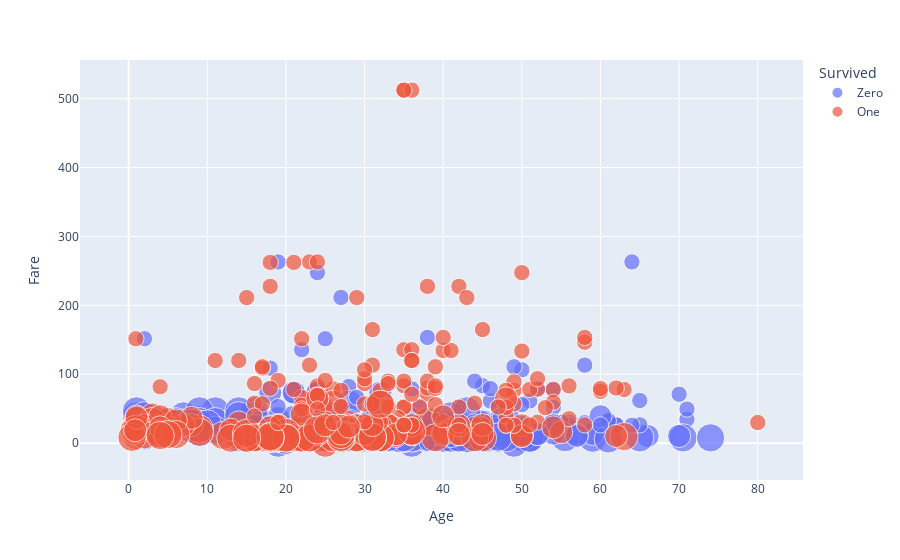

The notebook cell this image was saved under:
### Code cell
fig = px.scatter(df_bubble, x="Age", y="Fare",size="Pclass", color="Survived",hover_name="Name")
fig.show()

### Figure 1 — Plotly figure (JSON) as saved in the notebook; plotly's stock layout.template omitted (floating-point values rounded to 4 significant figures; data arrays with more than 128 entries replaced by an {"elided": "..."} marker saying what was removed)
{"data": [{"hovertemplate": "<b>%{hovertext}</b><br><br>Survived=Zero<br>Age=%{x}<br>Fare=%{y}<br>Pclass=%{marker.size}<extra></extra>", "hovertext": {"elided": "549 str values"}, "legendgroup": "Zero", "marker": {"color": "#636efa", "size": {"elided": "549 int values"}, "sizemode": "area", "sizeref": 0.0075, "symbol": "circle"}, "mode": "markers", "name": "Zero", "orientation": "v", "showlegend": true, "type": "scatter", "x": {"elided": "549 float values"}, "xaxis": "x", "y": {"elided": "549 float values"}, "yaxis": "y"}, {"hovertemplate": "<b>%{hovertext}</b><br><br>Survived=One<br>Age=%{x}<br>Fare=%{y}<br>Pclass=%{marker.size}<extra></extra>", "hovertext": {"elided": "342 str values"}, "legendgroup": "One", "marker": {"color": "#EF553B", "size": {"elided": "342 int values"}, "sizemode": "area", "sizeref": 0.0075, "symbol": "circle"}, "mode": "markers", "name": "One", "orientation": "v", "showlegend": true, "type": "scatter", "x": {"elided": "342 float values"}, "xaxis": "x", "y": {"elided": "342 float values"}, "yaxis": "y"}], "layout": {"legend": {"itemsizing": "constant", "title": {"text": "Survived"}, "tracegroupgap": 0}, "margin": {"t": 60}, "xaxis": {"anchor": "y", "domain": [0, 1], "title": {"text": "Age"}}, "yaxis": {"anchor": "x", "domain": [0, 1], "title": {"text": "Fare"}}}}
